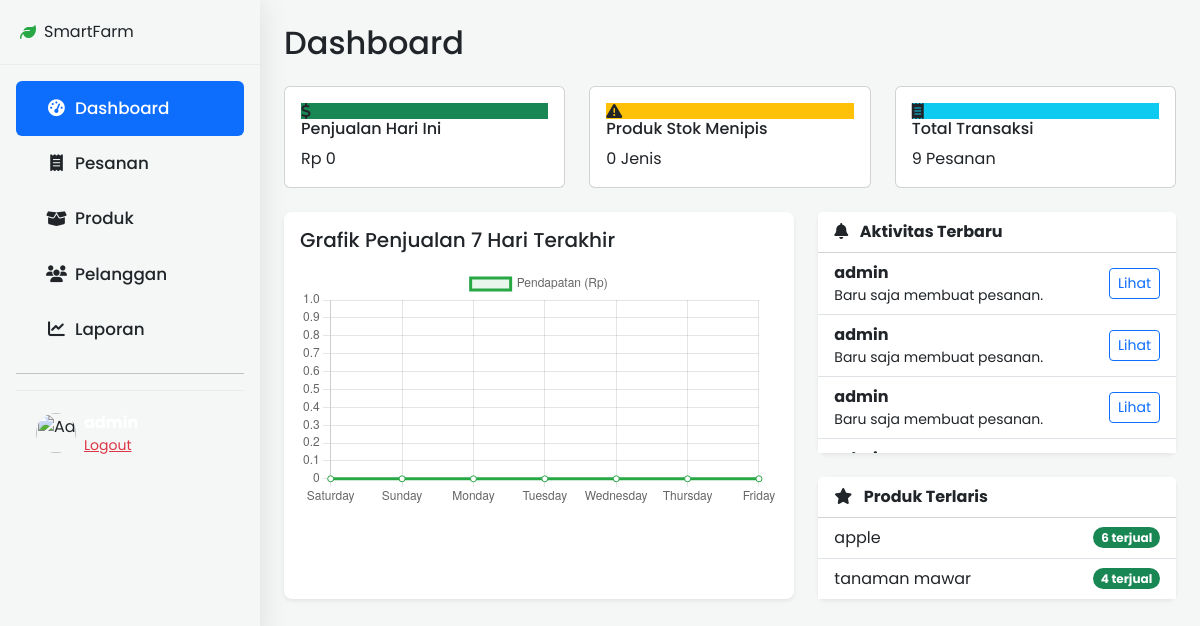
/admin/index.php?action=dashboard (signed in), run on the app's committed database.
### tables this page shows
CREATE TABLE `transactions` (
  `id` int(11) NOT NULL,
  `user_id` int(11) NOT NULL,
  `total_price` decimal(10,2) NOT NULL,
  `payment_method` varchar(50) DEFAULT NULL,
  `payment_status` varchar(50) NOT NULL DEFAULT 'Menunggu Pembayaran',
  `transaction_date` timestamp NOT NULL DEFAULT current_timestamp()
);

CREATE TABLE `users` (
  `id` int(11) NOT NULL,
  `username` varchar(50) NOT NULL,
  `password` varchar(255) NOT NULL,
  `role` enum('admin','customer') NOT NULL DEFAULT 'customer'
);

### app/controllers/DashboardController.php (called while the page is built)
<?php
require_once __DIR__ . '/../models/Transaction.php';
require_once __DIR__ . '/../models/Product.php';
require_once __DIR__ . '/../models/User.php';
class DashboardController {
    public function showDashboard() {
        global $conn;
        $transactionModel = new Transaction($conn);
        $productModel = new Product($conn);
        $userModel = new User();
        $stats = [
            'todays_sales' => $transactionModel->getTodaysSales(),
            'total_products' => $productModel->getTotalProducts(),
            'low_stock_products' => $productModel->getLowStockProductsCount(),
            'total_transactions' => $transactionModel->getTotalTransactions(),
            'weekly_sales' => $transactionModel->getWeeklySalesData(),
            'recent_transactions' => $transactionModel->getRecentTransactions(5),
            'best_selling_products' => $transactionModel->getBestSellingProducts(5),
            'recent_customers' => $userModel->getRecentCustomers(5)
        ];
        include __DIR__ . '/../views/dashboard.php';
    }
}

### app/models/Transaction.php (called while the page is built, shortened)
<?php
class Transaction
{
    private $conn;
    public function __construct($db)
    {
        $this->conn = $db;
    }
    public function getTodaysSales()
    {
        $today = date('Y-m-d');
        $query = "SELECT SUM(total_price) as total FROM transactions WHERE DATE(transaction_date) = '$today'";
        $result = mysqli_query($this->conn, $query);
        $row = mysqli_fetch_assoc($result);
        return $row['total'] ?? 0;
    }
    public function getTotalTransactions()
    {
        $query = "SELECT COUNT(id) as total FROM transactions";
        $result = mysqli_query($this->conn, $query);
        $row = mysqli_fetch_assoc($result);
        return $row['total'] ?? 0;
    }
    public function getRecentTransactions($limit = 5)
    {
        $limit = (int)$limit;
        $query = "
            SELECT t.id, t.total_price, u.username
            FROM transactions t
            JOIN users u ON t.user_id = u.id
            ORDER BY t.transaction_date DESC
            LIMIT ?
        ";
        $stmt = $this->conn->prepare($query);
        $stmt->bind_param("i", $limit);
        $stmt->execute();
        $result = $stmt->get_result();
        $transactions = [];
        while ($row = $result->fetch_assoc()) {
            $transactions[] = $row;
        }
        return $transactions;
    }
    public function getBestSellingProducts($limit = 5)
    {
        $limit = (int)$limit;
        $query = "
            SELECT p.name, SUM(ti.quantity) as total_sold
            FROM transaction_items ti
            JOIN products p ON ti.product_id = p.id
            GROUP BY ti.product_id, p.name
            ORDER BY total_sold DESC
            LIMIT ?
        ";
        $stmt = $this->conn->prepare($query);
        $stmt->bind_param("i", $limit);
        $stmt->execute();
        $result = $stmt->get_result();
        $products = [];
        while ($row = $result->fetch_assoc()) {
            $products[] = $row;
        }
        return $products;
    }
    public function getWeeklySalesData()
    {
        $query = "
            SELECT
                DATE_FORMAT(transaction_date, '%W') as day_name,
                DATE_FORMAT(transaction_date, '%Y-%m-%d') as sale_date,
                SUM(total_price) as total_sales
            FROM transactions
            WHERE transaction_date >= CURDATE() - INTERVAL 6 DAY
            GROUP BY sale_date, day_name
            ORDER BY sale_date ASC;
        ";
        $result = mysqli_query($this->conn, $query);
        $days = [];
        for ($i = 6; $i >= 0; $i--) {
            $date = date('Y-m-d', strtotime("-$i days"));
            $dayName = date('l', strtotime($date));
            $days[$dayName] = 0;
        }
        return [
            'labels' => array_keys($days),
            'data' => array_values($days)
        ];
    }
}

### app/models/Product.php (called while the page is built, shortened)
<?php
class Product {
    private $conn;
    private $table = 'products';
    public function __construct($db) {
        $this->conn = $db;
    }
    public function getTotalProducts() {
        $query = "SELECT COUNT(id) as total FROM " . $this->table;
        $result = mysqli_query($this->conn, $query);
        $row = mysqli_fetch_assoc($result);
        return $row['total'] ?? 0;
    }
    public function getLowStockProductsCount($threshold = 10) {
        $query = "SELECT COUNT(id) as total FROM " . $this->table . " WHERE stock < " . (int)$threshold;
        $result = mysqli_query($this->conn, $query);
        $row = mysqli_fetch_assoc($result);
        return $row['total'] ?? 0;
    }
}

### app/views/dashboard.php (the view, shortened to what this page needs)
<div class="admin-wrapper">
    <?php include 'templates/sidebar.php'; ?>
    <div class="content-wrapper">
        <?php include 'templates/header.php'; ?>
        <main class="p-4">
            <h1 class="h2 mb-4">Dashboard</h1>
            <div class="row">
                <div class="col-lg-4 mb-4">
                    <div class="card stat-card h-100">
                        <div class="card-body">
                            <div class="stat-icon bg-success"><i class="fas fa-dollar-sign"></i></div>
                            <div>
                                <h6 class="card-title">Penjualan Hari Ini</h6>
                                <p class="card-text">Rp <?= number_format($stats['todays_sales'], 0, ',', '.') ?></p>
                            </div>
                        </div>
                    </div>
                </div>
                <div class="col-lg-4 mb-4">
                    <div class="card stat-card h-100">
                         <div class="card-body">
                            <div class="stat-icon bg-warning text-dark"><i class="fas fa-exclamation-triangle"></i></div>
                            <div>
                                <h6 class="card-title">Produk Stok Menipis</h6>
                                <p class="card-text"><?= $stats['low_stock_products'] ?> Jenis</p>
                            </div>
                        </div>
                    </div>
                </div>
                <div class="col-lg-4 mb-4">
                     <div class="card stat-card h-100">
                         <div class="card-body">
                            <div class="stat-icon bg-info"><i class="fas fa-receipt"></i></div>
                            <div>
                                <h6 class="card-title">Total Transaksi</h6>
                                <p class="card-text"><?= $stats['total_transactions'] ?> Pesanan</p>
                            </div>
                        </div>
                    </div>
                </div>
            </div>
            <div class="row">
                <div class="col-lg-7 mb-4">
                    <div class="card shadow-sm border-0 rounded-3 h-100">
                        <div class="card-body">
                            <h5 class="card-title mb-3">Grafik Penjualan 7 Hari Terakhir</h5>
                            <canvas id="salesChart"></canvas>
                        </div>
                    </div>
                </div>
                <div class="col-lg-5 mb-4">
                    <div class="card shadow-sm border-0 rounded-3 mb-4">
                        <div class="card-header bg-white fw-bold">
                            <i class="fas fa-bell me-2"></i> Aktivitas Terbaru
                        </div>
                        <div class.card-body p-0" style="max-height: 200px; overflow-y: auto;">
                            <ul class="list-group list-group-flush">
                                <?php if (!empty($stats['recent_transactions'])): ?>
                                    <?php foreach ($stats['recent_transactions'] as $trx): ?>
                                    <li class="list-group-item d-flex justify-content-between align-items-center">
                                        <div>
                                            <strong class="d-block text-truncate"><?= htmlspecialchars($trx['username']) ?></strong>
                                            <small>Baru saja membuat pesanan.</small>
                                        </div>
                                        <a href="index.php?action=orders" class="btn btn-sm btn-outline-primary">Lihat</a>
                                    </li>
                                    <?php endforeach; ?>
                                <?php else: ?>
                                    <li class="list-group-item text-center text-muted p-4">Belum ada aktivitas.</li>
                                <?php endif; ?>
                            </ul>
                        </div>
                    </div>
                    <div class="card shadow-sm border-0 rounded-3">
                        <div class="card-header bg-white fw-bold">
                            <i class="fas fa-star me-2"></i> Produk Terlaris
                        </div>
                        <div class="card-body p-0" style="max-height: 200px; overflow-y: auto;">
                            <ul class="list-group list-group-flush">
                                <?php if (!empty($stats['best_selling_products'])): ?>
                                    <?php foreach ($stats['best_selling_products'] as $prod): ?>
                                    <li class="list-group-item d-flex justify-content-between align-items-center">
                                        <span class="text-truncate"><?= htmlspecialchars($prod['name']) ?></span>
                                        <span class="badge bg-success rounded-pill"><?= $prod['total_sold'] ?> terjual</span>
                                    </li>
                                    <?php endforeach; ?>
                                <?php else: ?>
                                     <li class="list-group-item text-center text-muted p-4">Belum ada produk yang terjual.</li>
                                <?php endif; ?>
                            </ul>
                        </div>
                    </div>
                </div>
            </div>
        </main>
        <?php include 'templates/footer.php'; ?>
        <script>
            // Script untuk Chart.js (dengan warna baru)
            const ctx = document.getElementById('salesChart');
            new Chart(ctx, {
                type: 'line',
                data: {
                    labels: <?= json_encode($stats['weekly_sales']['labels']) ?>,
                    datasets: [{
                        label: 'Pendapatan (Rp)',
                        data: <?= json_encode($stats['weekly_sales']['data']) ?>,
                        fill: true,
                        backgroundColor: 'rgba(40, 167, 69, 0.1)',
                        borderColor: 'rgba(40, 167, 69, 1)',
                        tension: 0.3,
                        pointBackgroundColor: '#fff',
                        pointBorderColor: 'rgba(40, 167, 69, 1)',
                        pointHoverRadius: 7
                    }]
                },
                options: {
                    responsive: true,
                    scales: { y: { beginAtZero: true } }
                }
            });
        </script>
    </div>

### admin/css/admin_style.css (style rules this page uses)
:root { --primary-green: #28a745; --dark-theme-bg: #1e293b; --dark-theme-text: #94a3b8; --dark-theme-hover-bg: #334155; --dark-theme-hover-text: #ffffff; --dark-theme-active-border: #28a745; --body-bg: #f4f7f6; }
body { font-family: 'Poppins', sans-serif; background-color: var(--body-bg); }
.admin-wrapper { display: flex; width: 100%; align-items: stretch; transition: margin-left 0.4s ease-in-out; }
.content-wrapper { width: 100%; transition: all 0.3s; }

### data on the page
transactions: user.username "admin"
transactions: user.username "admin"
transactions: user.username "admin"

### other printed values
$stats['todays_sales'] "0"
$stats['low_stock_products'] "0"
$stats['total_transactions'] "9"
$prod['name'] "apple"
$prod['total_sold'] "6"
$prod['name'] "tanaman mawar"
$prod['total_sold'] "4"
chart data {{ json_encode($stats['weekly_sales']['data']) }} [0,0,0,0,0,0,0]
